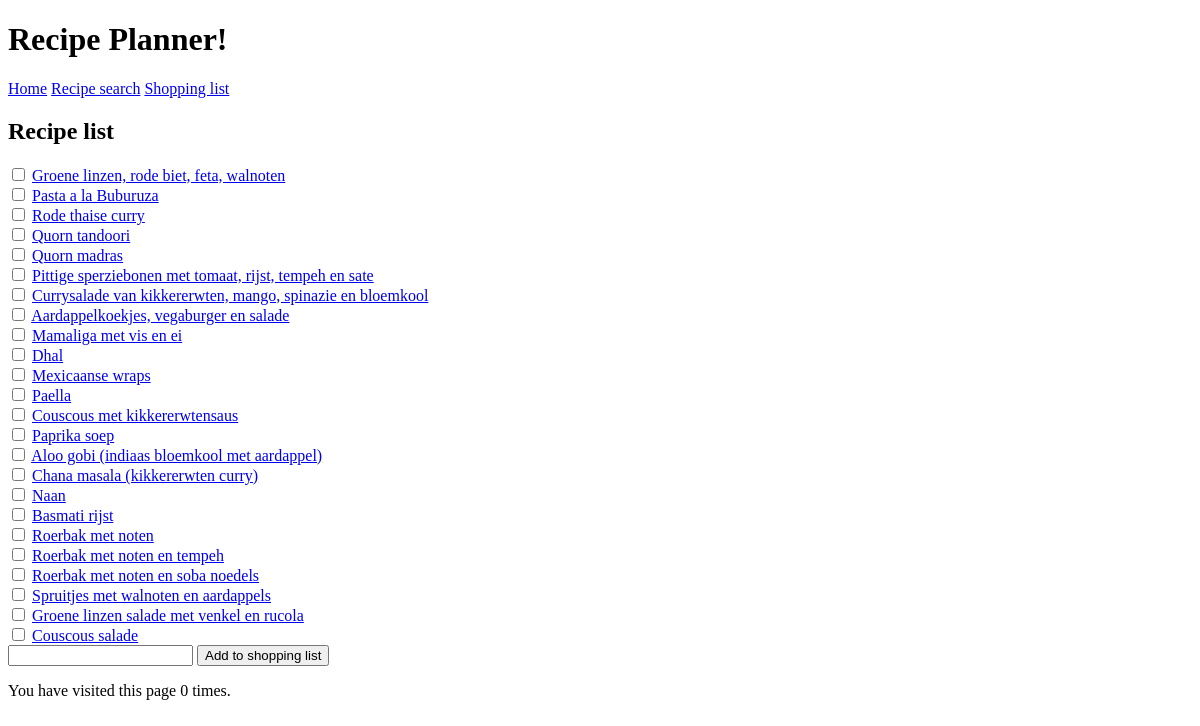
Page /recipe_planner/ on the earlier database version.
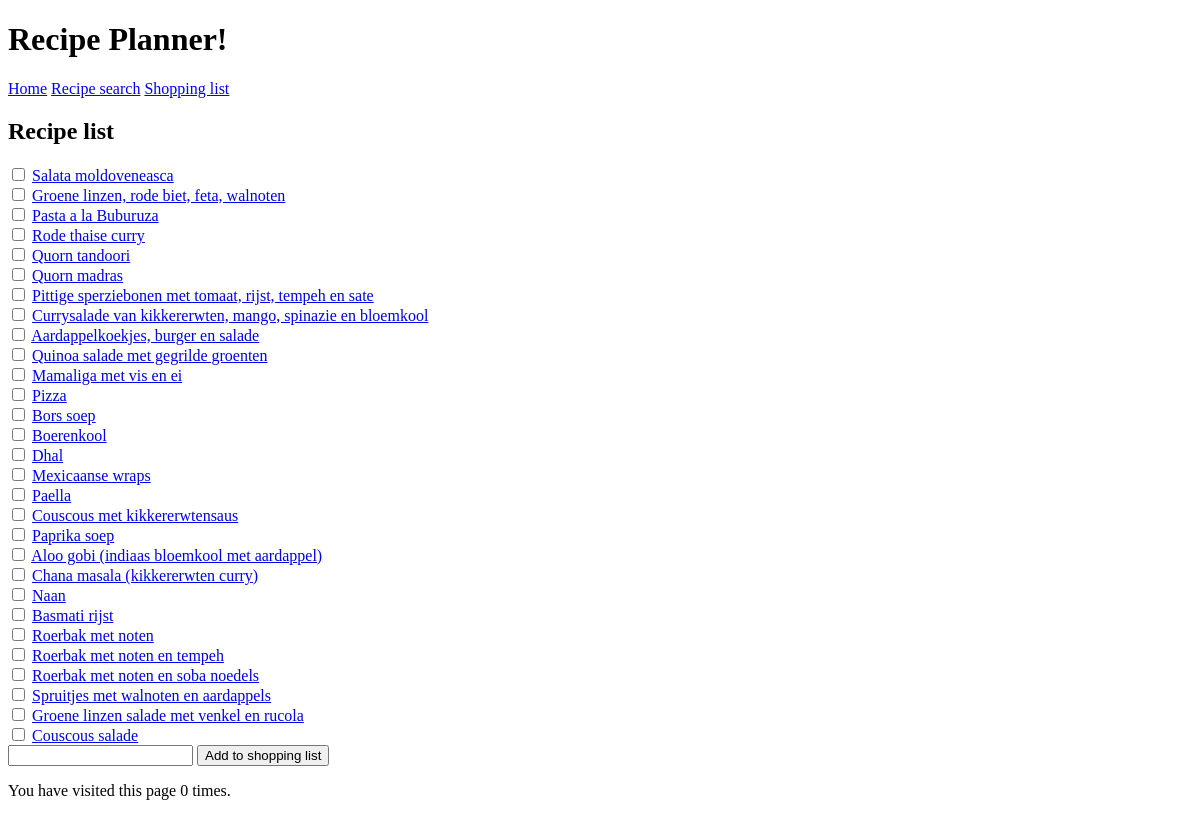
Same page on the later database version.
### recipe_planner/models.py (models this page shows, shortened)
class Recipe(models.Model):
	name = models.CharField(max_length=255)
	ingredients = models.ManyToManyField(Ingredient)
	last_in_menu = models.DateField('Last time this recipe was on menu', blank=True)
	quisine = models.CharField(max_length=255)
	class Meta:
		ordering = ('name',)

### recipe_planner/views.py (the view)
# urls.py: path('', views.IndexView, name='index'),
def IndexView(request):
	num_visits = request.session.get('num_visits', 0)
	request.session['num_visits'] = num_visits + 1
	template_name = 'recipe_planner/index.html'
	context = {'latest_recipe_list': Recipe.objects.order_by('last_in_menu'),
				'num_visits': num_visits}
	recipes_to_add = request.POST.getlist('recipes_to_add')
	ingredients_to_add = Ingredient.objects.filter(recipe__name__in=recipes_to_add)
	shopping_list = Counter(ingredients_to_add)
	context.update({'ingredients_to_add': ingredients_to_add,
		'shopping_list': shopping_list.items()})
	shopping_list_names_counter = Counter([ingredient.name for ingredient in ingredients_to_add])
	current_shopping_list_counter = Counter(request.session.get('shopping_list', {}))
	request.session['shopping_list'] = current_shopping_list_counter + shopping_list_names_counter
	return render(request, template_name, context)

### recipe_planner/templatetags/recipe_planner_extras.py (called while the page is built)
@register.filter(expects_localtime=True)
def days_since(value, arg=None):
    try:
        tzinfo = getattr(value, 'tzinfo', None)
        value = datetime.date(value.year, value.month, value.day)
    except AttributeError:
        return value
    except ValueError:
        return value
    today = datetime.datetime.now(tzinfo).date()
    delta = value - today
    day_str = "days ago"
    return "%03d%s" % (abs(delta.days), day_str)

### recipe_planner/templates/recipe_planner/index.html (shortened to what this page needs)
{% extends 'recipe_planner/base.html' %}
{% block content %}
{% load recipe_planner_extras %}
	<h2>Recipe list</h2>
	{% if latest_recipe_list %}
	    <form method="post" action="" accept-charset="utf-8">
	    {% for recipe in latest_recipe_list %}
        	<input type="checkbox" name="recipes_to_add" value="{{recipe.name}}">
    		<a href="{% url 'recipe_planner:detail' recipe.id %}">{{ recipe.name|capfirst }}</a><br>
	    {% endfor %}
		    <input type="email" name="email_address">
		    <input type="submit" value="Add to shopping list">
		</form>
	{% else %}
	    <p>No recipes are available.</p>
	{% endif %}
<p>You have visited this page {{ num_visits }}{% if num_visits == 1 %} time{% else %} times{% endif %}.</p>
{% endblock %}

### recipe_planner/templates/recipe_planner/base.html
<!DOCTYPE html>
<html lang="en">
<h1>Recipe Planner! </h1>
{% load static %}
<link href="{% static 'recipe_planner/recipe_planner.css' %}" rel="stylesheet" type="text/css" >
<nav>
	<a href="{% url 'recipe_planner:index' %}">Home</a>
	<a href="{% url 'recipe_planner:ingredient_list' %}">Recipe search</a>
	<a href="{% url 'recipe_planner:shopping_list' %}">Shopping list</a>
</nav>
{% block content %}
{% endblock %}
</html>

Differences in the rows shown:
added Recipe: name "Salata moldoveneasca"
changed Recipe: name "Aardappelkoekjes, vegaburger en salade" → "Aardappelkoekjes, burger en salade"
added Recipe: name "Quinoa salade met gegrilde groenten"
added Recipe: name "Pizza"
added Recipe: name "Bors soep"
added Recipe: name "Boerenkool"
